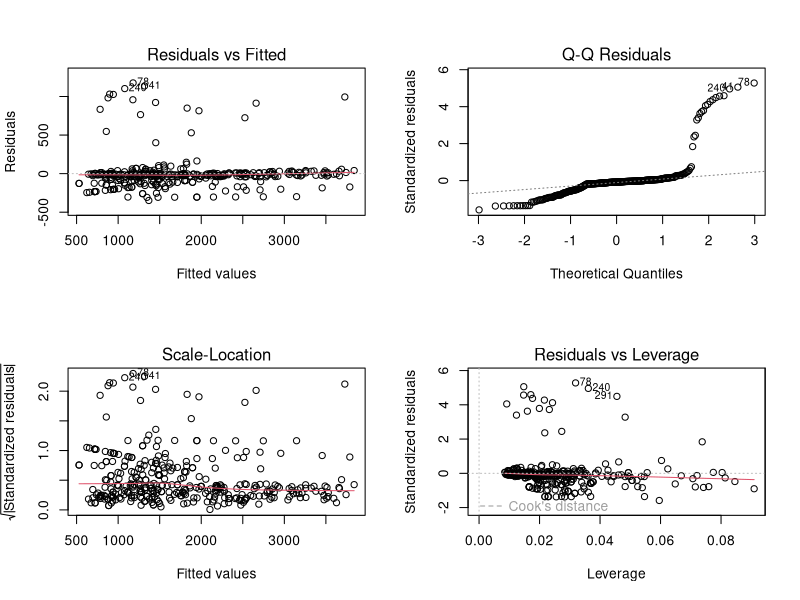
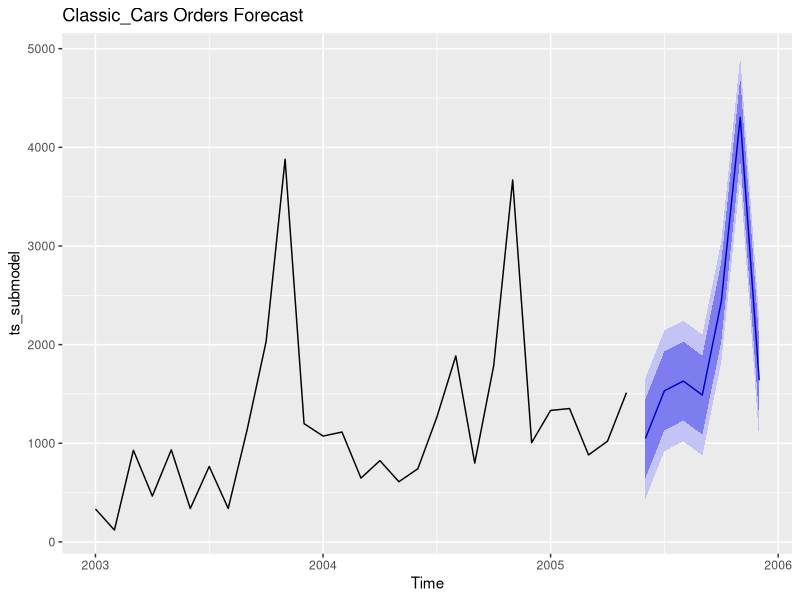
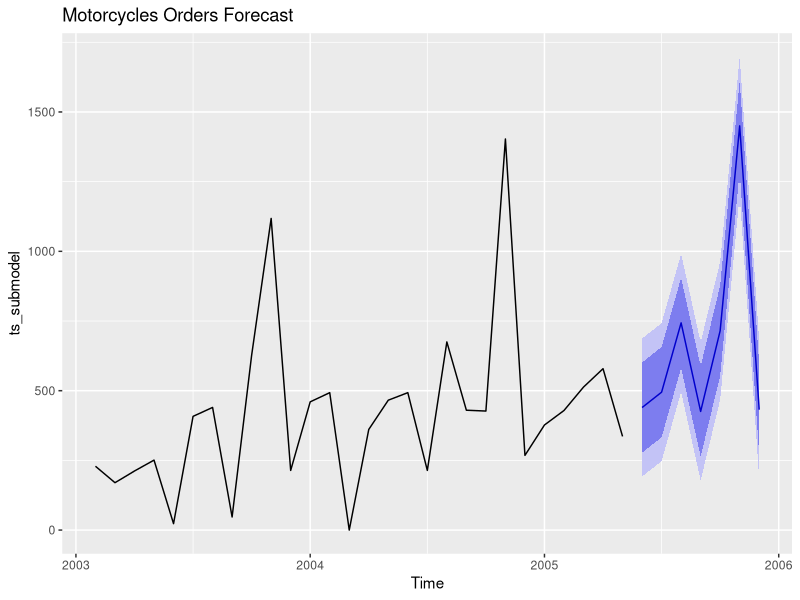
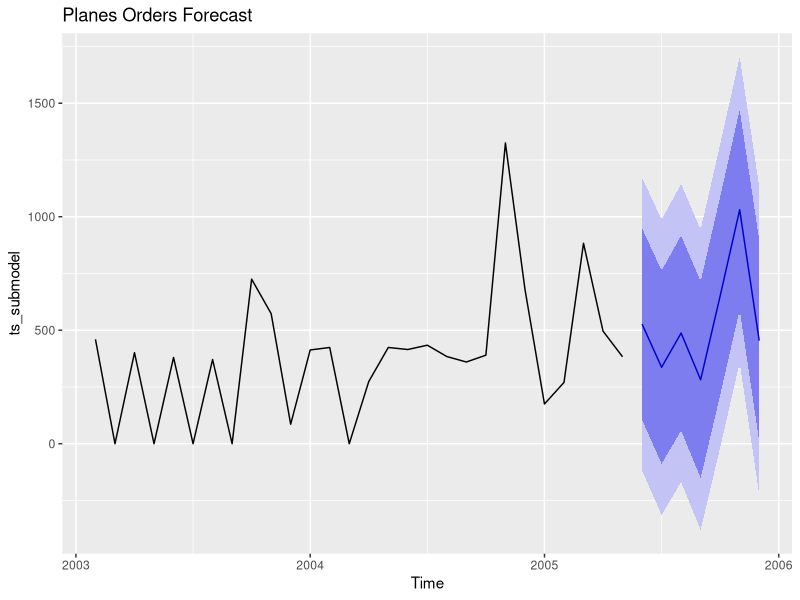
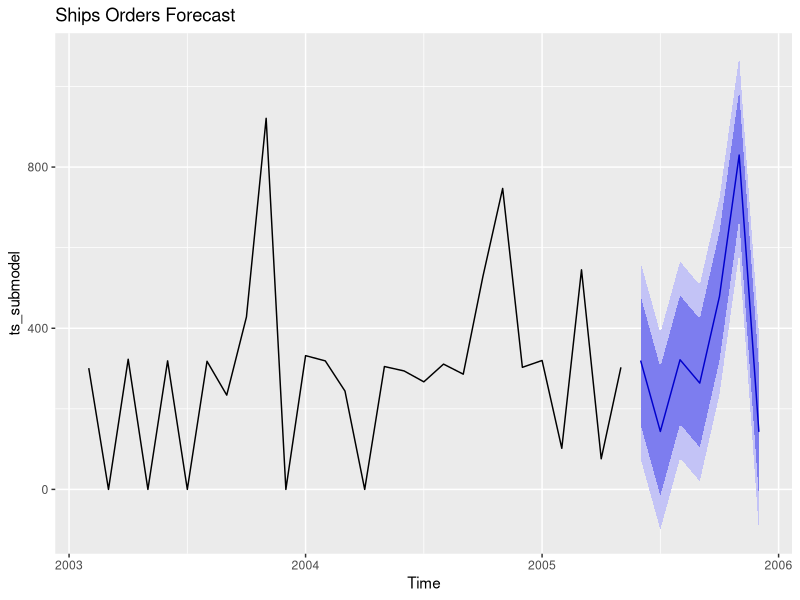
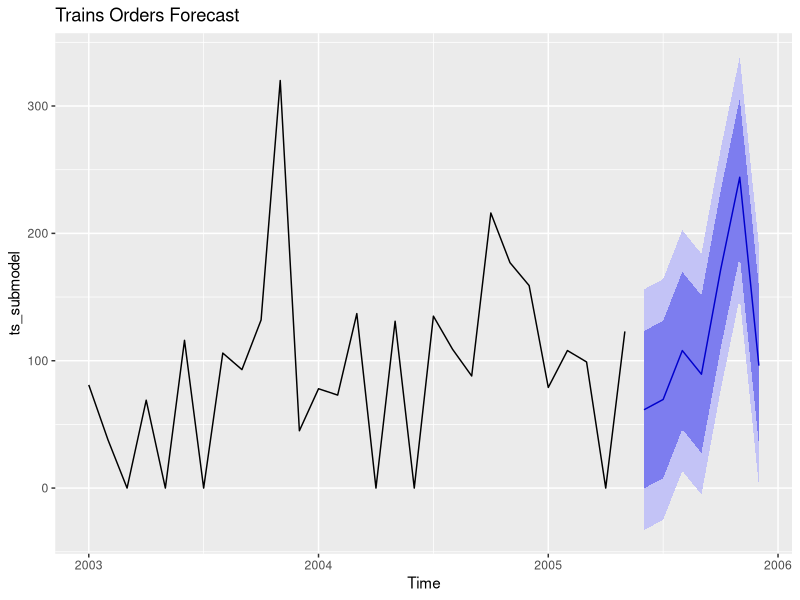
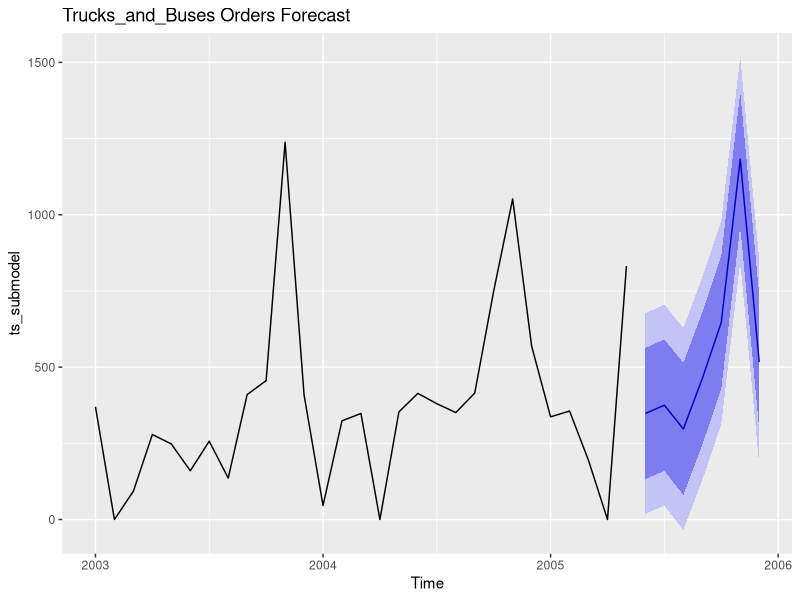
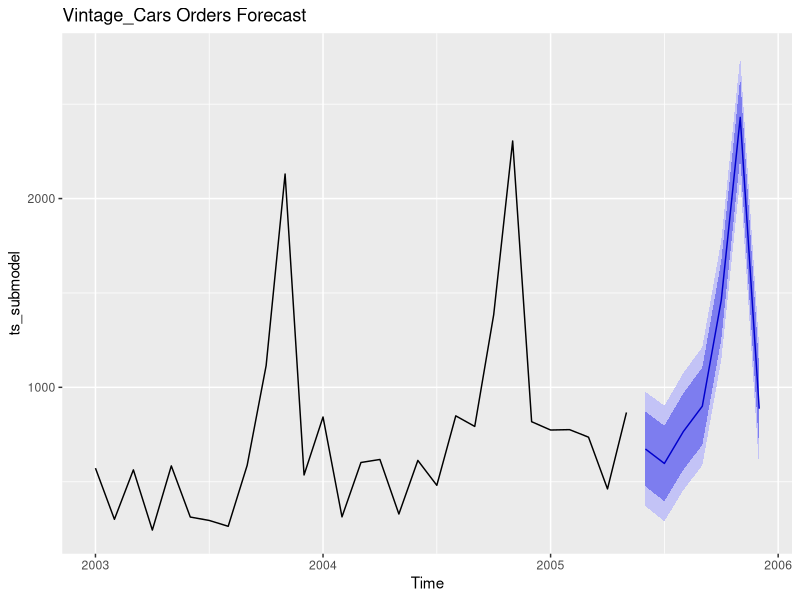

These figures' R source, in order:
## ---- chunk 1
library(tidyverse)
library(readr)       # Both readr and lubridate should be included already when installing tidyverse
library(lubridate)
library(forecast)
library(tseries)
## ---- chunk 2
# Import data, convert weeks into date datatype
production_data <- read_csv('CSV/weekly_factory_production.csv',
                            col_types = cols(
                              week = col_date(format = "%Y-%m-%d")))
# Are there null vals
colSums((is.na(production_data)))

# Add month column
production_data$MONTH_PRODUCED <- format(production_data$week, "%Y-%m")

# Rename all columns to exclude spaces
production_data <- production_data %>%
  rename(
     "Classic_Cars" = `Classic Cars`,
     "Trucks_and_Buses" = `Trucks and Buses`,
     "Vintage_Cars" = `Vintage Cars` 
  )


# The outlier column indicates sections of weekly cost data that deviates from the norm. Create a flag column with 1 indicating that the row has outlieing data
production_data$outlier_flag <- if_else(production_data$outlier > 0, 1, 0)

# Calculate total production
production_data$TOTAL_UNITS <- production_data$Classic_Cars + production_data$Motorcycles + production_data$Planes + production_data$Ships + production_data$Trucks_and_Buses+production_data$Vintage_Cars

# Calculate item production costs
production_data$`AGGREGATE_CPU` <- production_data$weekly_cost / production_data$TOTAL_UNITS
## ---- chunk 3
# Import sales data, Convert N/A values back to North America, and format date
sales_data <- read_csv("CSV/sales_data_sample_cleaned.csv")
sales_data$TERRITORY[is.na(sales_data$TERRITORY)] <- "NA"
sales_data$ORDERDATE <- mdy(sales_data$ORDERDATE)

# Create a Month_Ordered Column containing the month and year combined
sales_data$MONTH_ORDERED <- format(sales_data$ORDERDATE, "%Y-%m")

sales_data <- sales_data %>%
  mutate(PRODUCTLINE = gsub(" ", "_", PRODUCTLINE))

## ---- chunk 4
regression_products <- lm(data = production_data, weekly_cost ~ Classic_Cars + Motorcycles +
                            Planes + Ships + Trucks_and_Buses + Vintage_Cars)
summary(regression_products)
## ---- chunk 5
F0_Production <- production_data %>% filter(factory_id == "0")
F1_Production <- production_data %>% filter(factory_id == "1")
F2_Production <- production_data %>% filter(factory_id == "2")

## ---- chunk 6
f0_regression <- lm(data = F0_Production, weekly_cost ~ Classic_Cars + Ships)
summary(f0_regression)

f1_regression <- lm(data = F1_Production,weekly_cost ~  Motorcycles +Trucks_and_Buses)
summary(f1_regression)

f2_regression <- lm(data = F2_Production,weekly_cost ~ Planes+Vintage_Cars)
summary(f2_regression)

#include the factory for the regression
Master_Regression <- lm(weekly_cost ~ Classic_Cars + Motorcycles + Planes + Ships + 
                  Trucks_and_Buses + Vintage_Cars + factor(factory_id), 
                  data = production_data,
                  weights = if_else(production_data$outlier == 0, 1, 0))
summary(Master_Regression)
par(mfrow=c(2,2))
plot(Master_Regression)
par(mfrow=c(1,1))
## ---- chunk 7
# Crate a long format of production data
weekly_productions_by_productline <- production_data %>% 
  group_by(MONTH_PRODUCED) %>%
  pivot_longer(
    cols = c(Classic_Cars,Motorcycles, Planes, Ships, Trucks_and_Buses, Vintage_Cars),
    names_to = "PRODUCTLINE",
    values_to = "UNITS_PRODUCED"
  )
# Calculate product costs
weekly_productions_by_productline$AGG_PRODUCT_COSTS <- weekly_productions_by_productline$`AGGREGATE_CPU`* weekly_productions_by_productline$UNITS_PRODUCED
 
# Assign predicted coefficients of regression model to long format model
reg_coeffs <- coef(Master_Regression)
#Clean up the back ticks generated in production line names
names(reg_coeffs) <- gsub("`","", names(reg_coeffs))
# Define the base production intercept
base_intercept <- reg_coeffs["(Intercept)"]

# Implement regression calculated product cost per unit
weekly_productions_by_productline <- weekly_productions_by_productline %>%
  mutate(
    REGRESSION_CPU = ifelse(TOTAL_UNITS > 0,
                            reg_coeffs[PRODUCTLINE],
                            0)
    )

# add intercepts based on factory id_ factory 0 is base ID
weekly_productions_by_productline <- weekly_productions_by_productline %>%
  mutate(
    REG_FACTORY_BASE_COST = base_intercept + case_when(
      factory_id == 1 ~ reg_coeffs["factor(factory_id)1"],
      factory_id == 2 ~ reg_coeffs["factor(factory_id)2"],
      TRUE            ~ 0 # This handles Factory 0
    )
  )
# add regression product costs
weekly_productions_by_productline$REG_TTL_PROD_COST_NO_BASE <- weekly_productions_by_productline$REGRESSION_CPU * weekly_productions_by_productline$UNITS_PRODUCED

weekly_productions_by_productline
## ---- chunk 8
# condense the data by month and product line
monthly_productions_factory_X_productline <- weekly_productions_by_productline %>%
  group_by(MONTH_PRODUCED, PRODUCTLINE, factory_id) %>%
  summarise(
    TOTAL_UNITS_PRODUCED = sum(UNITS_PRODUCED),
    .groups = "drop"
  ) %>% filter(TOTAL_UNITS_PRODUCED != 0)
# Implement regression calculated product cost per unit
monthly_productions_factory_X_productline <- monthly_productions_factory_X_productline %>%
  mutate(
    REGRESSION_CPU = ifelse(TOTAL_UNITS_PRODUCED > 0,
                            reg_coeffs[PRODUCTLINE],
                            0)
    )

# add intercepts based on factory id_ factory 0 is base ID
monthly_productions_factory_X_productline <-monthly_productions_factory_X_productline %>%
  mutate(
    REG_FACTORY_BASE_COST = base_intercept + case_when(
      factory_id == 1 ~ reg_coeffs["factor(factory_id)1"],
      factory_id == 2 ~ reg_coeffs["factor(factory_id)2"],
      TRUE            ~ 0 # This handles Factory 0
    )
  )
# add regression product costs without base
monthly_productions_factory_X_productline$REG_PROD_COST_NO_BASE <-monthly_productions_factory_X_productline$REGRESSION_CPU * monthly_productions_factory_X_productline$TOTAL_UNITS_PRODUCED
# add regression product costs with base
monthly_productions_factory_X_productline$AVG_PRODUCTION_COST_W_BASE <- monthly_productions_factory_X_productline$REGRESSION_CPU *
  monthly_productions_factory_X_productline$TOTAL_UNITS_PRODUCED + 
  monthly_productions_factory_X_productline$REG_FACTORY_BASE_COST

monthly_productions_factory_X_productline

## ---- chunk 9
#Calculate average price by product type- used for product monthly data
monthly_sales_by_productline <- sales_data %>%
  group_by(MONTH_ORDERED, PRODUCTLINE) %>%
  summarise(
    MIN_PRICE_SOLD = min(PRICEEACH, na.rm = TRUE),
      AVG_PRICE_SOLD = mean(PRICEEACH, na.rm = TRUE),
    MAX_PRICE_SOLD = max(PRICEEACH, na.rm = TRUE),
    AVG_SHIPPED_PER_ORDER = mean(QUANTITYORDERED, na.rm = TRUE),
    TOTAL_SHIPPED = sum(QUANTITYORDERED, na.rm = TRUE),
    TOTAL_SALES = sum(SALES)
  )
monthly_sales_by_productline

Final_SalesXProduction_Productline <- monthly_productions_factory_X_productline %>%
  full_join(monthly_sales_by_productline,
            by = c("MONTH_PRODUCED" = "MONTH_ORDERED","PRODUCTLINE"))
# Calculate profits per product
Final_SalesXProduction_Productline$MIN_PRODUCT_PROFIT <- Final_SalesXProduction_Productline$MIN_PRICE_SOLD - Final_SalesXProduction_Productline$REGRESSION_CPU
Final_SalesXProduction_Productline$AVG_PRODUCT_PROFIT <- Final_SalesXProduction_Productline$AVG_PRICE_SOLD - Final_SalesXProduction_Productline$REGRESSION_CPU
Final_SalesXProduction_Productline$Max_PRODUCT_PROFIT <- Final_SalesXProduction_Productline$MAX_PRICE_SOLD - Final_SalesXProduction_Productline$REGRESSION_CPU
            
# Add Average Revenue per product
Final_SalesXProduction_Productline$MIN_TOTAL_REVENUE <- Final_SalesXProduction_Productline$TOTAL_SHIPPED * Final_SalesXProduction_Productline$MIN_PRICE_SOLD
Final_SalesXProduction_Productline$AVG_TOTAL_REVENUE <- Final_SalesXProduction_Productline$TOTAL_SHIPPED * Final_SalesXProduction_Productline$AVG_PRICE_SOLD
Final_SalesXProduction_Productline$MAX_TOTAL_REVENUE <- Final_SalesXProduction_Productline$TOTAL_SHIPPED * Final_SalesXProduction_Productline$MAX_PRICE_SOLD
# Add average profit 
Final_SalesXProduction_Productline$MIN_TOTAL_PROFIT <- Final_SalesXProduction_Productline$MIN_TOTAL_REVENUE - Final_SalesXProduction_Productline$AVG_PRODUCTION_COST_W_BASE
Final_SalesXProduction_Productline$AVG_TOTAL_PROFIT <- Final_SalesXProduction_Productline$AVG_TOTAL_REVENUE - Final_SalesXProduction_Productline$AVG_PRODUCTION_COST_W_BASE
Final_SalesXProduction_Productline$MAX_TOTAL_PROFIT <- Final_SalesXProduction_Productline$MAX_TOTAL_REVENUE - Final_SalesXProduction_Productline$AVG_PRODUCTION_COST_W_BASE
Final_SalesXProduction_Productline$ACTUAL_TOTAL_PROFIT <- Final_SalesXProduction_Productline$TOTAL_SALES - Final_SalesXProduction_Productline$AVG_PRODUCTION_COST_W_BASE

Final_SalesXProduction_Productline
## ---- chunk 10
#predicted weekly costs
production_data$PREDICTED_WEEKLY_COST <- predict(Master_Regression, newdata = production_data)

Summary_Monthly_Data <- production_data %>%
  group_by(MONTH_PRODUCED) %>%
  summarise(
    MONTHLY_PRODUCTION  = sum(TOTAL_UNITS),
    ACTUAL_MONTHLY_COST = sum(weekly_cost),
    PRED_MONTHLY_COST   = sum(PREDICTED_WEEKLY_COST),
    #Actual Cost Per Unit
    ACTUAL_AVG_CPU      = ACTUAL_MONTHLY_COST / MONTHLY_PRODUCTION,
    # Predicted Cost Per Unit
    REGRESSION_AVG_CPU  = PRED_MONTHLY_COST / MONTHLY_PRODUCTION,
    CPU_VARIANCE        = ACTUAL_AVG_CPU - REGRESSION_AVG_CPU
  )
#Calculate average price by month - used for monthly data
Monthly_Sales_Data <- sales_data %>%
  group_by(MONTH_ORDERED) %>%
  summarise(
    MIN_PRICE_SOLD = min(PRICEEACH, na.rm = TRUE),
    AVG_PRICE_SOLD = mean(PRICEEACH, na.rm = TRUE),
    MAX_PRICE_SOLD = max(PRICEEACH, na.rm = TRUE),
    AVG_SHIPPED_PER_ORDER = mean(QUANTITYORDERED, na.rm = TRUE),
    TOTAL_SHIPPED = sum(QUANTITYORDERED, na.rm = TRUE),
    TOTAL_SALES = sum(SALES)
  )
# FUll join of sales and production
Final_SalesXProduction_Month <- Summary_Monthly_Data %>%
  full_join(Monthly_Sales_Data,
            by = c("MONTH_PRODUCED" = "MONTH_ORDERED"))
# Ensure Dates are date data types
Final_SalesXProduction_Productline$Month <- ym(Final_SalesXProduction_Productline$MONTH_PRODUCED)

# Calculate profits per product
Final_SalesXProduction_Month$MIN_PRODUCT_PROFIT <- Final_SalesXProduction_Month$MIN_PRICE_SOLD - Final_SalesXProduction_Month$REGRESSION_AVG_CPU
Final_SalesXProduction_Month$AVG_PRODUCT_PROFIT <- Final_SalesXProduction_Month$AVG_PRICE_SOLD - Final_SalesXProduction_Month$REGRESSION_AVG_CPU
Final_SalesXProduction_Month$Max_PRODUCT_PROFIT <- Final_SalesXProduction_Month$MAX_PRICE_SOLD - Final_SalesXProduction_Month$REGRESSION_AVG_CPU

#add Revenue
Final_SalesXProduction_Month$MIN_TOTAL_REVENUE <- Final_SalesXProduction_Month$TOTAL_SHIPPED * Final_SalesXProduction_Month$MIN_PRICE_SOLD
Final_SalesXProduction_Month$AVG_TOTAL_REVENUE <- Final_SalesXProduction_Month$TOTAL_SHIPPED * Final_SalesXProduction_Month$AVG_PRICE_SOLD
Final_SalesXProduction_Month$MAX_TOTAL_REVENUE <- Final_SalesXProduction_Month$TOTAL_SHIPPED * Final_SalesXProduction_Month$MAX_PRICE_SOLD

#add profit
Final_SalesXProduction_Month$MIN_TOTAL_PROFIT <- Final_SalesXProduction_Month$MIN_TOTAL_REVENUE - Final_SalesXProduction_Month$ACTUAL_MONTHLY_COST
Final_SalesXProduction_Month$AVG_TOTAL_PROFIT <- Final_SalesXProduction_Month$AVG_TOTAL_REVENUE - Final_SalesXProduction_Month$ACTUAL_MONTHLY_COST
Final_SalesXProduction_Month$MAX_TOTAL_PROFIT <- Final_SalesXProduction_Month$MAX_TOTAL_REVENUE - Final_SalesXProduction_Month$ACTUAL_MONTHLY_COST
Final_SalesXProduction_Month$ACTUAL_TOTAL_PROFIT <- Final_SalesXProduction_Month$TOTAL_SALES - Final_SalesXProduction_Month$ACTUAL_MONTHLY_COST
## ---- chunk 11
# write_csv(Final_SalesXProduction_Productline, file.choose(new = TRUE))
# write_csv(Final_SalesXProduction_Month, file.choose(new = TRUE))
## ---- chunk 12

# Group the data by date and product for time series
monthly_data <- sales_data %>%
  group_by(MONTH_ORDERED, PRODUCTLINE) %>%
  summarise(TOTAL_UNITS = sum(QUANTITYORDERED),
            .groups = "drop") %>%
   arrange(PRODUCTLINE, MONTH_ORDERED)

monthly_data$MONTH_ORDERED <- ym(monthly_data$MONTH_ORDERED)
  
#--------------Determine Which method to use per production line------------
production_model <- function(product_line) {
  # Create a productline time table
  submodel <- monthly_data %>%
    filter(PRODUCTLINE == product_line) %>%
    arrange(MONTH_ORDERED)
  
  # Build Time Series object
  ts_submodel <-ts(submodel$TOTAL_UNITS,
                   start = c(year(min(submodel$MONTH_ORDERED)),
                             month(min(submodel$MONTH_ORDERED))),
                   frequency = 12)
  last_date <- max(submodel$MONTH_ORDERED)
  target_end <- as.Date("2005-12-31")
  h <- interval(last_date, target_end) %/% months(1)
  
  mean_model <- meanf(ts_submodel, h = h)
  snaive_model <- snaive(ts_submodel, h = h)
  rwf_model <- rwf(ts_submodel, h = h, drift = TRUE)
  
  ets_ann <- ets(ts_submodel, model = "ANN")
  forecast_ets_ann <- forecast(ets_ann, h = h)
  
  ets_aaa <- ets(ts_submodel, model = "AAA")
  forecast_ets_aaa <- forecast(ets_aaa, h = h)
  
  ets_auto <- ets(ts_submodel)
  forecast_ets_auto <- forecast(ets_auto, h = h)
  
  arima_auto <- auto.arima(ts_submodel)
  forecast_arima <- forecast(arima_auto, h = h)
  
  lm_model <- tslm(ts_submodel ~ trend + season)
  forecast_lm <- forecast(lm_model, h = h)
  
  # STL needs 2 full years - safely skip if not enough data
  stl_forecast <- tryCatch(
    stlf(ts_submodel, h = h),
    error = function(e) NULL
  )
  
  accuracy_table <- list(
    Mean = accuracy(mean_model)[1,],
    Seasonal_Naive = accuracy(snaive_model)[1,],
    Random_Walk_Drift = accuracy(rwf_model)[1,],
    ETS_ANN = accuracy(forecast_ets_ann)[1,],
    ETS_AAA = accuracy(forecast_ets_aaa)[1,],
    ETS_Auto = accuracy(forecast_ets_auto)[1,],
    ARIMA = accuracy(forecast_arima)[1,],
    Linear_Regression = accuracy(forecast_lm)[1,]
  )
  if (!is.null(stl_forecast)) {
    accuracy_table$STL <- accuracy(stl_forecast)[1,]
  }
  
  accuracy_table <- round(do.call(rbind, accuracy_table), 2)
  cat("\n===", product_line, "===\n")
  print(accuracy_table)
  
}

#Run all forecasts
product_lines <- unique(monthly_data$PRODUCTLINE)
results <- map(product_lines, production_model)
results <- results[!sapply(results, is.null)]
## ---- chunk 13
forecast_production <- function(product_line) {
  submodel <- monthly_data %>%
    filter(PRODUCTLINE == product_line) %>%
    arrange(MONTH_ORDERED) %>%
    # Fill in missing order points with 0's
    tidyr::complete(
      MONTH_ORDERED = seq.Date(min(MONTH_ORDERED), max(MONTH_ORDERED), by = "month"),
      fill = list(TOTAL_UNITS = 0)
    )
  
  ts_submodel <- ts(submodel$TOTAL_UNITS,
                 start = c(year(min(submodel$MONTH_ORDERED)),
                           month(min(submodel$MONTH_ORDERED))),
                 frequency = 12)
  # Calculate Time series ranges
  last_date <- max(submodel$MONTH_ORDERED)
  target_end <- as.Date("2005-12-31")
  h <- interval(last_date, target_end) %/% months(1)
  
  # Use different series depending num months in dataset
  if (length(ts_submodel) < 24){
    ts_forecast <- forecast(tslm(ts_submodel ~ trend + season), h = h) 
  } else{
    stl_model <- stl(ts_submodel, s.window = "periodic")
    ts_forecast <- forecast(stl_model, h=h)
  }
  # Display forecasting data
  cat("\n===", product_line, "===\n")
  print(ts_forecast)
  
  #plot the forecast
  autoplot(ts_forecast) +
    ggtitle(paste(product_line, "Orders Forecast"))
  
}

#Run all forecasts
product_lines <- unique(monthly_data$PRODUCTLINE)
#Map the products to the function
results <- map(product_lines, forecast_production)
# Omit null values
results <- results[!sapply(results, is.null)]
print(results)
## ---- chunk 14
# Loading the data
df_total <- read_csv("monthly_salesXproduction.csv", show_col_types = FALSE)
df_line <- read_csv("monthly_salesXproduction_by_productline.csv", show_col_types = FALSE)

# Sort chronologically by month
df_total <- df_total %>% arrange(MONTH_PRODUCED)
df_line <- df_line %>% arrange(MONTH_PRODUCED)
## ---- chunk 15
plot_total <- ggplot(df_total, aes(x = MONTH_PRODUCED, y = MONTHLY_PRODUCTION)) +
  geom_line(color = "blue", group = 1) +
  geom_point(color = "blue") +
  labs(title = "Total Monthly Production Over Time",
       x = "Month Produced",
       y = "Total Units Produced") +
  theme_minimal() +
  theme(axis.text.x = element_text(angle = 45, hjust = 1)) +
  # Making x-axis labels more readable
  scale_x_discrete(breaks = function(x) x[seq(1, length(x), 
                      by = max(1, floor(length(x)/15)))])
print(plot_total)
## ---- chunk 16
df_line_filtered <- df_line %>% 
  drop_na(factory_id) %>% 
  mutate(factory_label = paste("Factory", factory_id),
         MONTH_DATE = ym(MONTH_PRODUCED))

plot_productline <- ggplot(df_line_filtered, aes(x = MONTH_DATE, y = TOTAL_UNITS_PRODUCED,
                                        color = PRODUCTLINE, group = PRODUCTLINE)) +
  geom_line() +
  geom_point() +
  labs(title = "Monthly Production by Product Line Over Time",
       x = "Month Produced",
       y = "Units Produced",
       color = "Product Line") +
  theme_minimal() +
  theme(axis.text.x = element_text(angle = 45, hjust = 1)) +
  scale_x_date(date_breaks = "2 months", date_labels = "%b `%y")

print(plot_productline)
## ---- chunk 17
# Making cleaner labels
df_line_filtered <- df_line %>% 
  # Removing the factory with no data
  drop_na(factory_id) %>% 
  mutate(factory_label = paste("Factory", factory_id),
         MONTH_DATE = ym(MONTH_PRODUCED))

plot_productline_faceted <- ggplot(df_line_filtered, aes(x = MONTH_DATE, y = TOTAL_UNITS_PRODUCED,
                                        color = PRODUCTLINE, group = PRODUCTLINE)) +
  geom_line() +
  geom_point() +
  # Splitting the plot by factory
  facet_wrap(~ factory_label) +
  labs(title = "Monthly Production by Product Line Over Time (By Factory)",
       x = "Month Produced",
       y = "Units Produced",
       color = "Product Line") +
  theme_minimal() +
  theme(axis.text.x = element_text(angle = 45, hjust = 1, size = 7),
        strip.text = element_text(face = "bold")) +
  # Easier to read label formatting, every four months for space savings
  scale_x_date(date_breaks = "4 months", date_labels = "%b `%y")

print(plot_productline_faceted)
## ---- chunk 18
# Making a column of Date objects
df_total = df_total %>% 
  mutate(MONTH_DATE = ym(MONTH_PRODUCED))

# Converting to a Time Series object
start_year <- year(min(df_total$MONTH_DATE))
start_month <- month(min(df_total$MONTH_DATE))

# Frequency of 12 for 12 months
production_ts <- ts(df_total$MONTHLY_PRODUCTION,
                    start = c(start_year, start_month),
                    frequency = 12)

# STL to split into Seasonality, Trend, and Remainder
decomposition <- stl(production_ts, s.window = "periodic")
plot_decomp <- autoplot(decomposition) +
  theme_minimal() +
  labs(title = "Time Series Decomposition of Total Monthly Production")

print(plot_decomp)
## ---- chunk 19
# Ignoring product lines with no production, i.e. Trains
valid_product_lines <- df_line %>% 
  group_by(PRODUCTLINE) %>% 
  summarize(total = sum(TOTAL_UNITS_PRODUCED, na.rm = TRUE)) %>% 
  filter(total > 0) %>% 
  pull(PRODUCTLINE)

# Loop through each valid product line to generate plots
for (prod_line in valid_product_lines) {
  # Filter and prepare data for the specific product line
  df_sub <- df_line %>% 
    filter(PRODUCTLINE == prod_line) %>% 
    # If a month is missing, fill it with 0
    complete(MONTH_PRODUCED = unique(df_line$MONTH_PRODUCED),
             fill = list(TOTAL_UNITS_PRODUCED = 0)) %>% 
    arrange(MONTH_PRODUCED)
  
  # Create a Time Series object
  prod_ts <- ts(df_sub$TOTAL_UNITS_PRODUCED,
                start = c(start_year, start_month),
                frequency = 12)
  # Plot Decomposition
  decomp <- stl(prod_ts, s.window = "periodic")
  plot_decomp <- autoplot(decomp) +
    theme_minimal() +
    labs(title = paste("Time Series Decomposition of Monthly Production:", prod_line))
  
  print(plot_decomp)
  
  # Plot Seasonal Plot
  plot_season <- ggseasonplot(prod_ts, year.labels = TRUE, continuous = TRUE) +
  theme_minimal() +
  labs(title = paste("Seasonal Plot:", prod_line),
       y = "Units Produced",
       x = "Month")
  
  print(plot_season)
}
## ---- chunk 20

## ---- chunk 21
# Calculating average monthly production
cat("Average Monthly Production:\t", round(mean(df_total$MONTHLY_PRODUCTION), 2), "units\n")

# Find peak production month
peak_month <- df_total %>% filter(MONTHLY_PRODUCTION == max(MONTHLY_PRODUCTION))
cat("Peak Production Month:\t\t", peak_month$MONTH_PRODUCED, "with", peak_month$MONTHLY_PRODUCTION, "units\n")

# Find lowest production month
lowest_month <- df_total %>% filter(MONTHLY_PRODUCTION == min(MONTHLY_PRODUCTION))
cat("Lowest Production Month:\t", lowest_month$MONTH_PRODUCED, "with", lowest_month$MONTHLY_PRODUCTION, "units\n")

cat("Total Production by Product Line:\n")
product_line_summary <- df_line %>% 
  group_by(PRODUCTLINE) %>% 
  summarize(TOTAL_PRODUCED = sum(TOTAL_UNITS_PRODUCED, na.rm = TRUE)) %>% 
  arrange(desc(TOTAL_PRODUCED))

print(product_line_summary)
